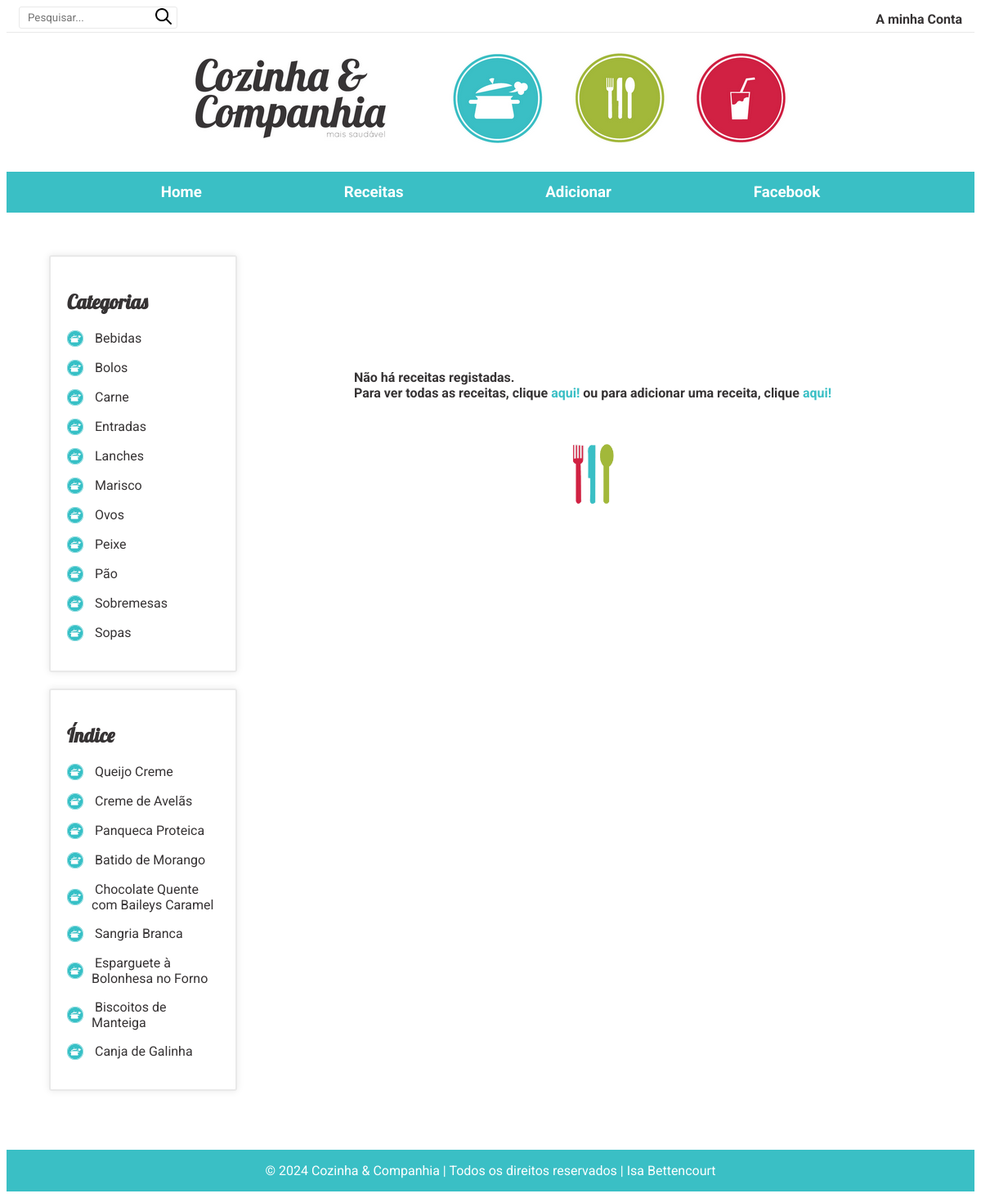
Page /filter_by_category/2 on the committed database.
### blog/models.py (models this page shows, shortened)
class Category(models.Model):
    category = models.CharField(max_length=50)

class Post(models.Model):
    title = models.CharField(max_length=200)
    photo = models.ImageField(upload_to="blog/", blank=True, null=True)
    ingredients = models.TextField(blank=True, null=True)
    recipe = models.TextField(blank=True, null=True)
    category = models.ForeignKey(Category, on_delete=models.PROTECT,  blank=True, null=True)
    created_date = models.DateField(blank=True, null=True)

### blog/views.py (the view)
# urls.py: path('filter_by_category/<int:id>', views.filter_by_category, name='filter_by_category'),
def filter_by_category(request, id):
    if request.method == 'GET':
        categories = Category.objects.all().order_by(Lower('category')) # get all categories to show in details_post.html
        recipes = Post.objects.filter(category_id=id)
        recipes_all = Post.objects.all()
    return render(request, 'blog/list_recipes.html', {'categories':categories, 'recipes':recipes, 'recipes_all':recipes_all})

### blog/templates/blog/list_recipes.html (shortened to what this page needs)
{% extends 'blog/base.html' %}
{% load static %}
{% block content %}
<div id="id_big_container">
    <div id="id_big_treeview">
        <div class="treeview">
            <h2>Categorias</h2>
            {% for category in categories %}
            <p>
                <a href="{% url 'blog:filter_by_category' category.id %}">
                    <img src="{% static 'pan.png' %}" alt="" title="" class="img_pan">
                    &nbsp{{category.category}}
                </a>
            </p>
            {% endfor %}
        </div>
        <div class="treeview">
            <h2>Índice</h2>
            {% for recipe in recipes_all %}
            <p>
                <a href="{% url 'blog:index_a_z' recipe.id %}">
                    <img src="{% static 'pan.png' %}" alt="" title="" class="img_pan">
                    &nbsp{{recipe.title}}
                </a>
            </p>
            {% endfor %}
        </div>
    </div>
    {% block details %}
    <div id="id_list_recipes">
        {% if not recipes %}
        <div id="id_empty">
            <span id="id_span_empty">
                Não há receitas registadas.
                <br>
                Para ver todas as receitas, clique <a href="{% url 'blog:list_recipes' %}"><b>aqui!</b></a>
                ou para adicionar uma receita, clique <a href="{% url 'blog:add_post' %}"><b>aqui!</b></a>
            </span>
            <div id="id_cook">
                <img src="{% static 'cutlery2.png' %}" alt="cook" title="cook">
            </div>
        </div>
        {% endif %}
    </div>
    {% endblock %}
</div>
{% endblock %}

### static/style.css (style rules this page uses)
:root { --color_black: rgb(54, 51, 52); --color_green: rgb(162, 184, 58); --color_blue: rgb(58, 191, 197); --color_red: rgb(209, 33, 67); --color_white: #ffffff; --color_dark_gray: #999; --color_gray: rgb(233, 233, 233); }
* { box-sizing: border-box; font-family: "Roboto", sans-serif; background-color: transparent; }
body { color: var(--color_black); }
#id_big_container { display: flex; padding: 20px; }
#id_big_treeview { min-width: 180px; max-width: 250px; display: flex; flex-direction: column; padding-right: 20px; }
.treeview { border: 2px solid var(--color_gray); box-shadow: 0px 0px 10px var(--color_gray); border-radius: 3px; padding: 20px; margin-bottom: 20px; }
.treeview h2 { font-family: "Lobster", sans-serif; }
.img_pan { width: 20px; height: 20px; margin-right: 10px; }
.treeview a { color: var(--color_black); text-decoration: none; cursor: pointer; display: flex; align-items: center; }
#id_list_recipes { display: flex; flex-wrap: wrap; justify-content: center; gap: 1rem; align-items: flex-start; padding-left: 20px; width: 75%; margin: 0 0 auto; }
#id_list_recipes a { color: var(--color_blue); text-decoration: none; }
#id_empty { min-height: 25rem; display: flex; align-items: center; justify-content: center; flex-direction: column; }
#id_span_empty { align-items: center; align-content: center; font-weight: bold; padding: 2rem; margin: 1rem; }
#id_cook img { display: block; width: 4rem; }

### rows in the picture
Category: category "Bebidas"
Category: category "Bolos"
Category: category "Carne"
Category: category "Entradas"
Category: category "Lanches"
Category: category "Marisco"
Category: category "Ovos"
Category: category "Peixe"
Category: category "Pão"
Category: category "Sobremesas"
Category: category "Sopas"
Post: title "Queijo Creme"
Post: title "Creme de Avelãs"
Post: title "Panqueca Proteica"
Post: title "Batido de Morango"
Post: title "Chocolate Quente com Baileys Caramel"
Post: title "Sangria Branca"
Post: title "Esparguete à Bolonhesa no Forno"
Post: title "Biscoitos de Manteiga"
Post: title "Canja de Galinha"
